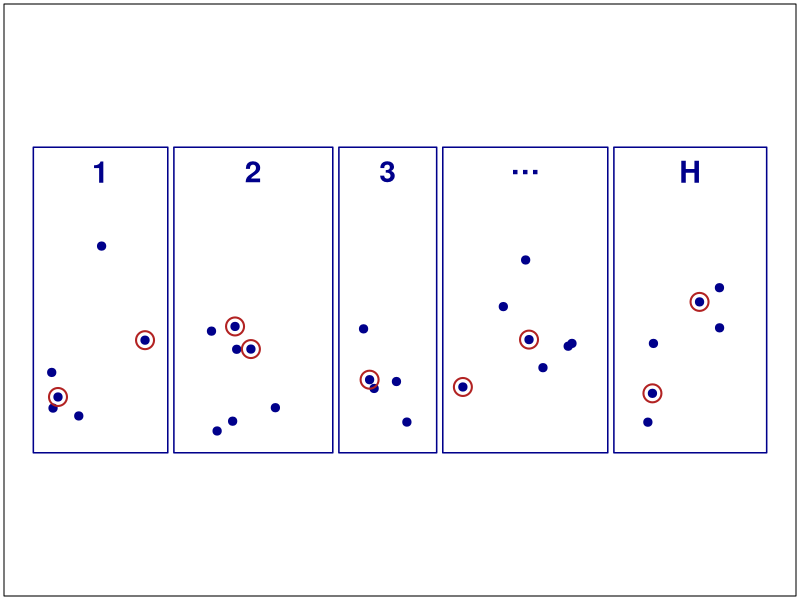
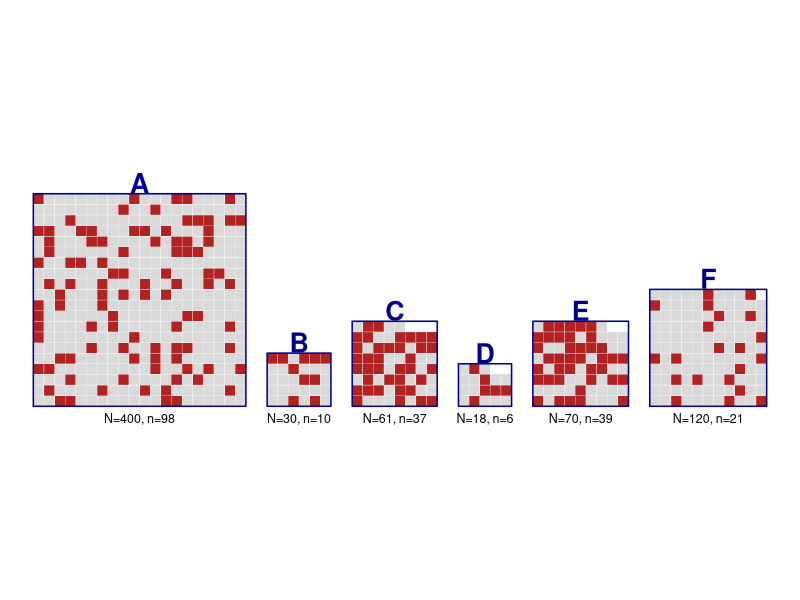
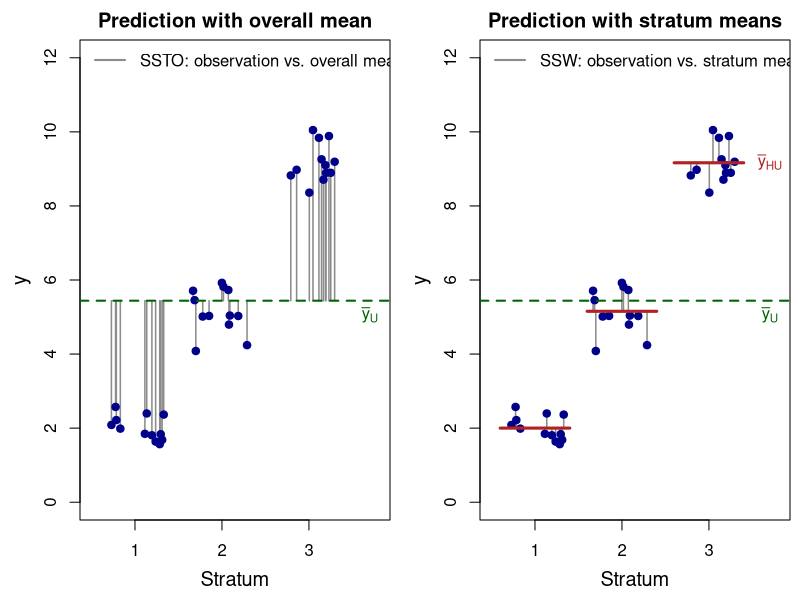
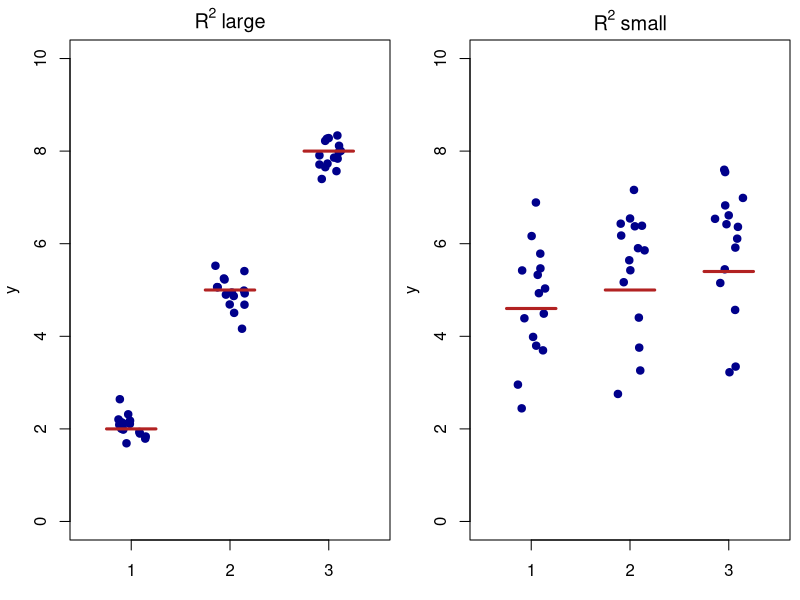
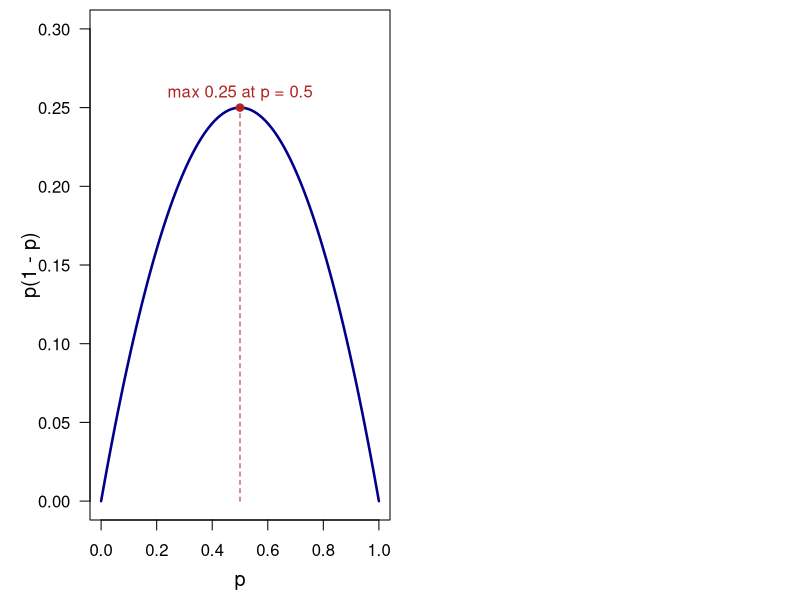
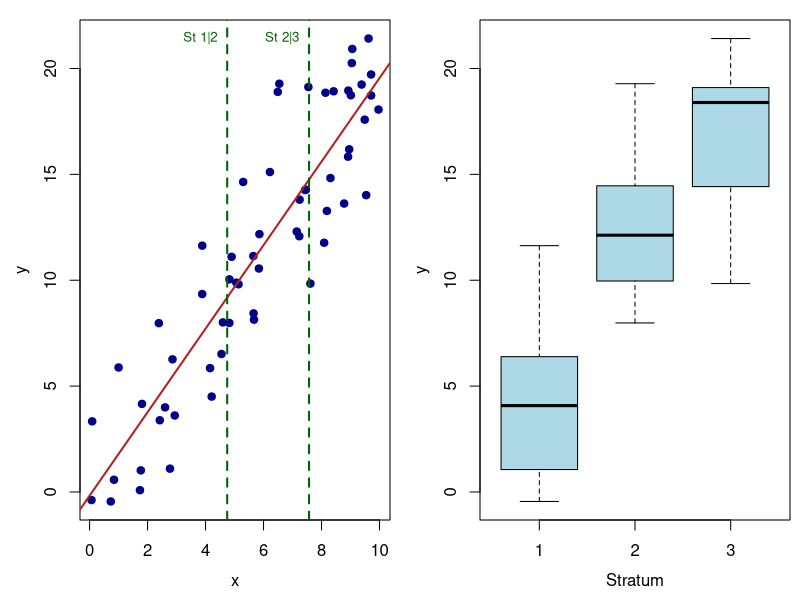

Reproduce these figures in R, in order.
## ---- chunk 1
#| include: false
knitr::opts_chunk$set(
  echo = FALSE,
  fig.align = "center"
)
## ---- chunk 2
#| label: fig-strata-pop
#| fig-width: 8
#| fig-height: 4
#| out-width: "80%"
set.seed(11)
strata <- list(
  list(xmin = 0,   xmax = 2.2, n = 6, k = 2, label = "1"),
  list(xmin = 2.3, xmax = 4.9, n = 7, k = 2, label = "2"),
  list(xmin = 5.0, xmax = 6.6, n = 5, k = 1, label = "3"),
  list(xmin = 6.7, xmax = 9.4, n = 7, k = 2, label = "…"),
  list(xmin = 9.5, xmax = 12,  n = 6, k = 2, label = "H")
)
par(mar = c(0.2, 0.2, 0.2, 0.2))
plot(NA, xlim = c(0, 12), ylim = c(0, 5), asp = 1,
     xaxt = "n", yaxt = "n", xlab = "", ylab = "", bty = "o")
for (s in strata) {
  rect(s$xmin, 0, s$xmax, 5, border = "blue4", lwd = 1.5)
  text((s$xmin + s$xmax) / 2, 4.6, s$label, col = "blue4", font = 2, cex = 1.8)
  px <- runif(s$n, s$xmin + 0.3, s$xmax - 0.3)
  py <- runif(s$n, 0.3, 3.8)
  points(px, py, pch = 19, col = "blue4", cex = 1.1)
  sel <- sample(s$n, s$k)
  points(px[sel], py[sel], pch = 21, col = "firebrick", lwd = 2, cex = 2.4)
}
## ---- chunk 3
#| label: fig-caribou-strata
#| fig-width: 10
#| fig-height: 4
#| out-width: "95%"
set.seed(348)
strata <- data.frame(
  label = c("A", "B", "C", "D", "E", "F"),
  N = c(400, 30, 61, 18, 70, 120),
  n = c(98, 10, 37, 6, 39, 21)
)
strata$ncol <- ceiling(sqrt(strata$N))
strata$nrow <- ceiling(strata$N / strata$ncol)

gap <- 2
x0 <- 0
par(mar = c(2, 0.2, 2, 0.2))
plot(NA, xlim = c(0, sum(strata$ncol) + gap * (nrow(strata) - 1)),
     ylim = c(-2, max(strata$nrow) + 2), asp = 1,
     xaxt = "n", yaxt = "n", xlab = "", ylab = "", bty = "n")

for (i in seq_len(nrow(strata))) {
  s <- strata[i, ]
  ncol_i <- s$ncol
  nrow_i <- s$nrow
  idx <- expand.grid(col = 1:ncol_i, row = 1:nrow_i)
  idx <- idx[order(idx$row, idx$col), ][1:s$N, ]
  sampled <- sample(s$N, s$n)
  cell_col <- ifelse(seq_len(s$N) %in% sampled, "firebrick", "grey85")
  rect(x0 + idx$col - 1, idx$row - 1, x0 + idx$col, idx$row,
       col = cell_col, border = "white", lwd = 0.3)
  rect(x0, 0, x0 + ncol_i, nrow_i, border = "blue4", lwd = 1.5)
  text(x0 + ncol_i / 2, nrow_i + 1, s$label, col = "blue4", font = 2, cex = 1.6)
  text(x0 + ncol_i / 2, -1.2, paste0("N=", s$N, ", n=", s$n), cex = 0.75)
  x0 <- x0 + ncol_i + gap
}
## ---- chunk 4
#| label: fig-ssb-ssw
#| fig-width: 10
#| fig-height: 4.2
#| out-width: "100%"
set.seed(21)
means <- c(2.2, 5, 9.0)
n_each <- 12
x <- rep(1:3, each = n_each) + runif(3 * n_each, -0.34, 0.34)
y <- rep(means, each = n_each) + rnorm(3 * n_each, 0, 0.5)
grand_mean <- mean(y)
grp <- rep(1:3, each = n_each)
means <- tapply(y, grp, mean)

base_plot <- function(main) {
  plot(x, y, type = "n", xlim = c(0.5, 3.8), ylim = c(0, 12),
       xaxt = "n", xlab = "Stratum", ylab = "y", cex.lab = 1.2, main = main)
  axis(1, at = 1:3, labels = c("1", "2", "3"))
}

par(mfrow = c(1, 2), mar = c(4, 4, 2, 0.5), mgp = c(2.5, 1, 0))

## Left: predict every observation by the overall mean (errors give SSTO)
base_plot("Prediction with overall mean")
segments(x, grand_mean, x, y, col = "grey55", lwd = 1.5)
points(x, y, pch = 19, col = "blue4")
abline(h = grand_mean, col = "darkgreen", lwd = 2, lty = 2)
text(3.7, grand_mean - 0.4, expression(bar(y)[U]), col = "darkgreen")
legend("topleft", bty = "n", lwd = 2, col = "grey55",
       legend = "SSTO: observation vs. overall mean")

## Right: predict each observation by its stratum mean (errors give SSW)
base_plot("Prediction with stratum means")
segments(x, means[grp], x, y, col = "grey55", lwd = 1.5)
points(x, y, pch = 19, col = "blue4")
for (h in 1:3) {
  segments(h - 0.4, means[h], h + 0.4, means[h], col = "firebrick", lwd = 3)
}
abline(h = grand_mean, col = "darkgreen", lwd = 2, lty = 2)
text(3.7, grand_mean - 0.4, expression(bar(y)[U]), col = "darkgreen")
text(3.7, means[3], expression(bar(y)[HU]), col = "firebrick")
legend("topleft", bty = "n", lwd = 2, col = "grey55",
       legend = "SSW: observation vs. stratum mean")
## ---- chunk 5
#| label: fig-r2-compare
#| fig-width: 9
#| fig-height: 4
#| out-width: "90%"
set.seed(7)
n_each <- 15

par(mfrow = c(1, 2), mar = c(3, 3.5, 2, 0.5))

means_hi <- c(2, 5, 8)
x1 <- rep(1:3, each = n_each) + runif(3 * n_each, -0.15, 0.15)
y1 <- rep(means_hi, each = n_each) + rnorm(3 * n_each, 0, 0.35)
plot(x1, y1, pch = 19, col = "blue4", xaxt = "n", xlim = c(0.5, 3.5),
     ylim = c(0, 10), xlab = "", ylab = "y", main = expression(R^2~"large"))
axis(1, at = 1:3, labels = c("1", "2", "3"))
for (h in 1:3) segments(h - 0.25, means_hi[h], h + 0.25, means_hi[h], col = "firebrick", lwd = 3)

means_lo <- c(4.6, 5, 5.4)
x2 <- rep(1:3, each = n_each) + runif(3 * n_each, -0.15, 0.15)
y2 <- rep(means_lo, each = n_each) + rnorm(3 * n_each, 0, 1.4)
plot(x2, y2, pch = 19, col = "blue4", xaxt = "n", xlim = c(0.5, 3.5),
     ylim = c(0, 10), xlab = "", ylab = "y", main = expression(R^2~"small"))
axis(1, at = 1:3, labels = c("1", "2", "3"))
for (h in 1:3) segments(h - 0.25, means_lo[h], h + 0.25, means_lo[h], col = "firebrick", lwd = 3)
## ---- chunk 6
#| label: fig-p1mp
#| fig-width: 6
#| fig-height: 3
#| out-width: "60%"
par(mar = c(4, 4.5, 0.5, 0.5))
curve(x * (1 - x), from = 0, to = 1, lwd = 2.5, col = "blue4",
      xlab = "p", ylab = "p(1 - p)", ylim = c(0, 0.3), las = 1, cex.lab = 1.2)
segments(0.5, 0, 0.5, 0.25, lty = 2, col = "firebrick")
points(0.5, 0.25, pch = 19, col = "firebrick")
text(0.5, 0.25, "max 0.25 at p = 0.5", pos = 3, col = "firebrick")
## ---- chunk 7
#| label: fig-auxiliary
#| fig-width: 9
#| fig-height: 4.2
#| out-width: "90%"
set.seed(4)
n <- 60
x <- runif(n, 0, 10)
y <- 2 * x + rnorm(n, 0, 3)
cuts <- quantile(x, probs = c(1/3, 2/3))
strat <- cut(x, breaks = c(-Inf, cuts, Inf), labels = c("1", "2", "3"))

par(mfrow = c(1, 2), mar = c(4, 4, 1, 0.5))
plot(x, y, pch = 19, col = "blue4", xlab = "x", ylab = "y")
abline(lm(y ~ x), col = "firebrick", lwd = 2)
abline(v = cuts, col = "darkgreen", lty = 2, lwd = 2)
text(cuts, rep(max(y), 2), c("St 1|2", "St 2|3"), col = "darkgreen", pos = 2, cex = 0.8)

boxplot(y ~ strat, col = "lightblue", xlab = "Stratum", ylab = "y")
